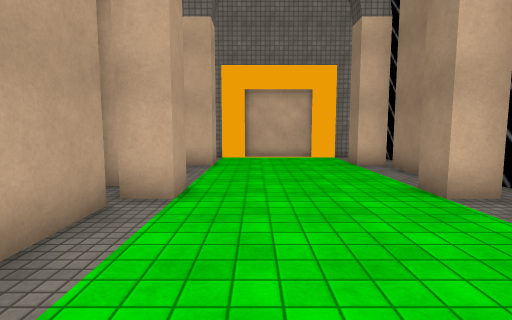
View 1 (above)

16 first-person views from a walk through a 3-D level made in the Unity game engine. The camera is 1.3 m above the floor, tilts 6° down and sees 80° across. The floor is counted in squares, 1 m on a side. Each view is taken from the middle of a square. On the plan, view 1 faces up. The plan holds only what a view shows up to about 14 squares ahead; the rest is blank. The place goes on beyond the plan. The player is left out. Some surface patterns are stand-ins.

View 2
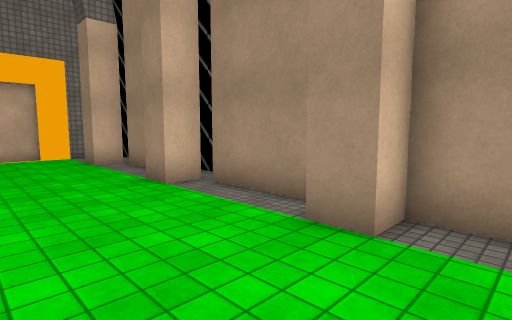

View 3
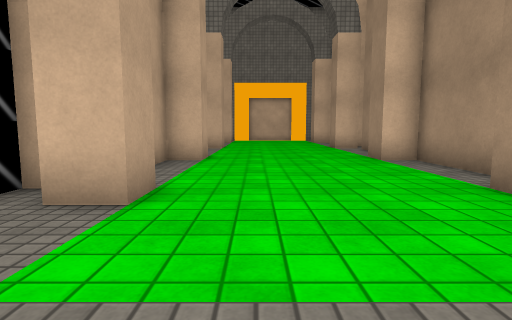

View 4
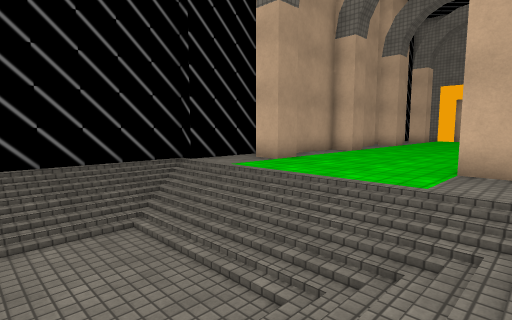

View 5
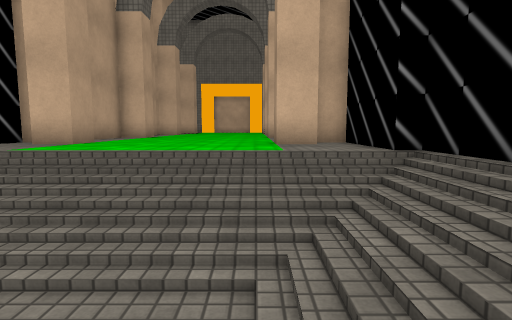

View 6
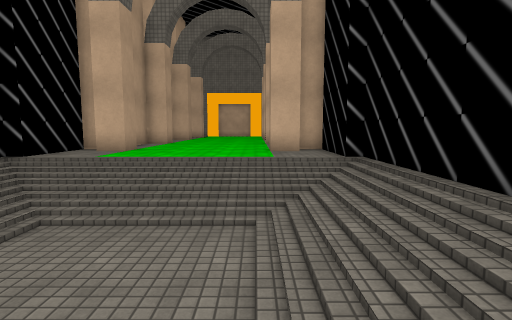

View 7
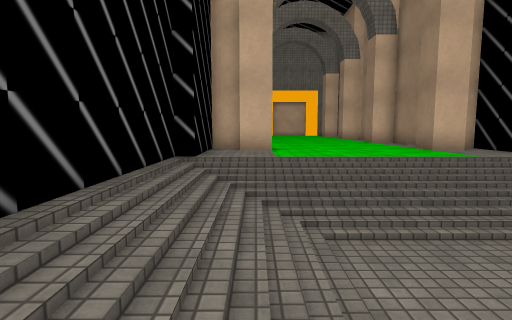

View 8
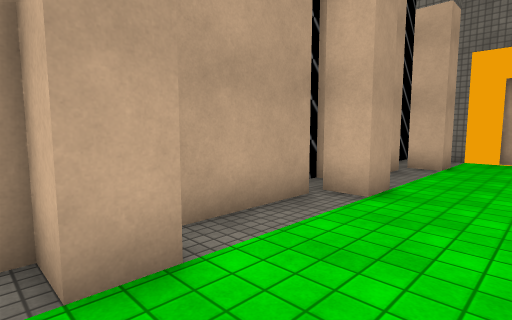

View 9
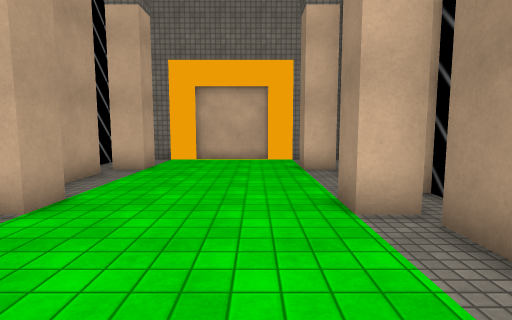

View 10
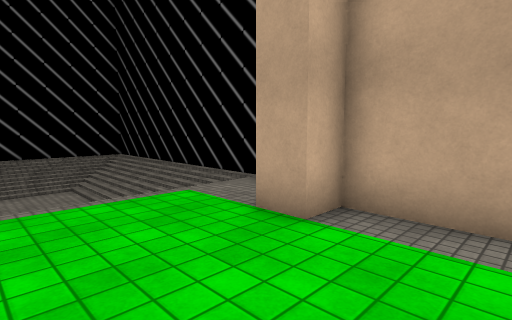

View 11
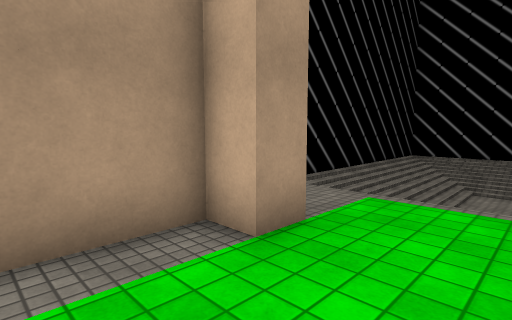

View 12
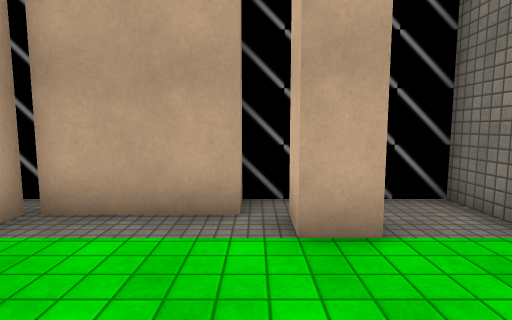

View 13
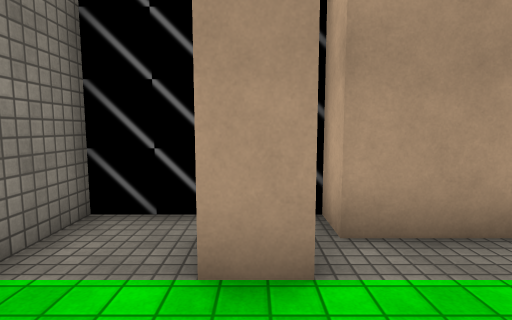

View 14
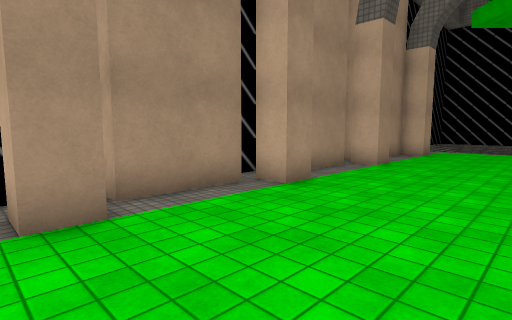

View 15
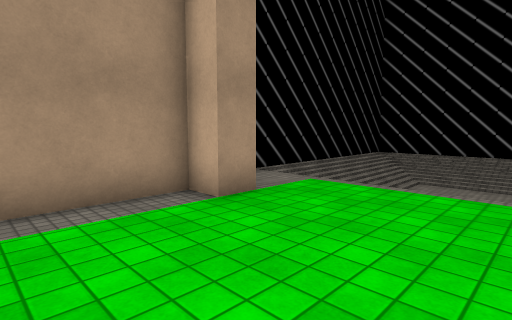

View 16
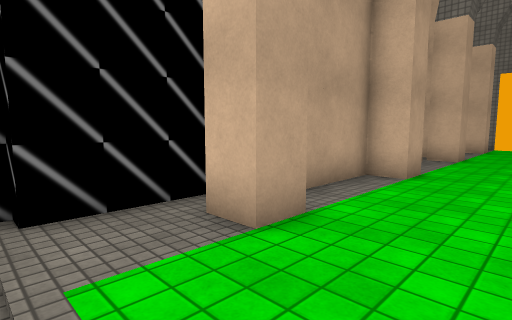

### Floor plan
Key: @ floor where view 1 was taken; # wall or solid block; . main floor; - floor 1 m lower than the main floor; / step, stairs or slope.
Columns run from 4 left of view 1 to 6 right of it. Each row starts with its distance up from view 1.
 14 ###########
 13 #.........#
 12 #.........#
 11 #.#.....#.#
 10 #.......###
  9 ##.......#
  8  #.......#
  7 ##.......##
  6  ##.....##
  5  #.......#
  4  #.......#
  3  #.......#
  2  #.......#
  1  ##.....##
  0  #..@....#
 -1  #.......#
 -2  #.......#
 -3 ##.......##
 -4 ###.....###
 -5 #.........#
 -6 #.........#
 -7 #/////////#
 -8 #/////////#
 -9 #/////////#
-10 #//-----//#
-11 #//-----//#
-12 #//-----//#
-13 #//-----//#
-14 #/////////#
-15 #/////////#
-16  /////////#
-17   #########

Where each view was taken, in squares from view 1:
view 1: 0 up, 0 right, facing up
view 2: 1 down, 0 right, facing up-right
view 3: 8 down, 0 right, facing up
view 4: 12 down, 5 right, facing up-left
view 5: 12 down, 3 right, facing up
view 6: 15 down, 3 right, facing up
view 7: 14 down, 2 left, facing up
view 8: 0 up, 1 right, facing up-left
view 9: 1 up, 2 right, facing up
view 10: 1 down, 2 right, facing down-left
view 11: 1 down, 1 right, facing down-right
view 12: 10 up, 2 right, facing left
view 13: 11 up, 1 right, facing right
view 14: 12 up, 1 left, facing down-right
view 15: 0 up, 1 left, facing down-right
view 16: 7 down, 1 right, facing up-left
